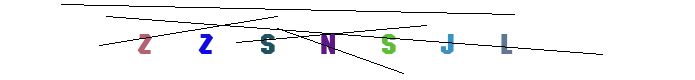
#> input picture zzsnsjl-0.png, 695 x 80 px, given in place of zzsnsjl-0.png.png, which was not available
$ jupyter execute line_detection_removal.ipynb   (shell and % lines are left out)   (text cells are left out)
#> lines starting #> are read from the running program, lines starting #| are printed output that depends on the picture; after the words box and inside, x2 and y2 are one past the last pixel; in counts of white or black regions, pixels touching at a corner belong together; pictures that were not available may be replaced by others from this repository, and a replacement may not be noted
[cell 1]
import matplotlib.pyplot as plt
import numpy as np
import cv2
from scipy.linalg import hadamard

[cell 2]
img_name = input("Enter image name: ")
#> the answer given: ../zzsnsjl-0.png
print("Selected", img_name)

[cell 3]
img = cv2.imread(f"original_images/{img_name}.png", 0)
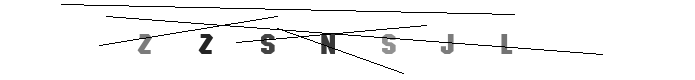
#> img: shape (80, 695); min 0, max 255, mean 245
plt.imshow(img, cmap="gray"), plt.axis("off"), plt.show()

[cell 4]
_, line_mask = cv2.threshold(img, 1, 255, cv2.THRESH_BINARY_INV)
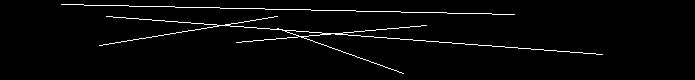
#> line_mask: shape (80, 695); 2.6% white in thin lines or dots, all inside (x1, y1, x2, y2) = (61, 4, 603, 74)
plt.imshow(line_mask, cmap="gray"), plt.axis("off"), plt.show()

[cell 5]
result = img.copy()
result[line_mask == 255] = 255
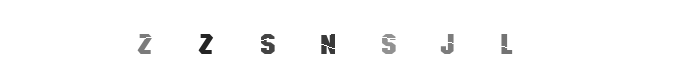
#> result: shape (80, 695); 2.57% of pixels changed, all inside (x1, y1, x2, y2) = (61, 4, 603, 74)
plt.imshow(result, cmap="gray"), plt.axis("off"), plt.show()

[cell 6]
blurred = cv2.GaussianBlur(result, (0, 0), 3)
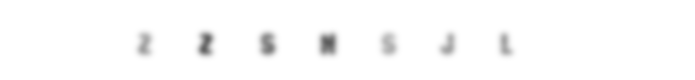
#> blurred: shape (80, 695); min 93, max 255, mean 251.5
sharpened = cv2.addWeighted(result, 1.5, blurred, -0.5, 0)
plt.imshow(sharpened, cmap="gray"), plt.axis("off"), plt.show()

[cell 7]
_, result_binary = cv2.threshold(sharpened, 250, 255, cv2.THRESH_BINARY_INV)
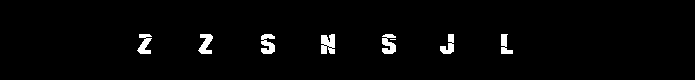
#> result_binary: shape (80, 695); 2.3% white; 8 white regions (1 under 20 px), largest, box (x1, y1, x2, y2) and area: (321, 34, 335, 54) 233, (261, 34, 275, 54) 200, (382, 34, 396, 54) 194
plt.imshow(result_binary, cmap="gray"), plt.axis("off"), plt.show()

$ run again, on zzt26-0.png
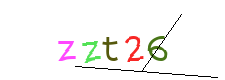
#> input picture zzt26-0.png, 225 x 80 px, given in place of zzt26-0.png.png, which was not available
#> `_, line_mask = cv2.threshold(img, 1, 255, cv2.THRESH_BINARY_INV)`:
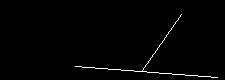
#> line_mask: shape (80, 225); 1.1% white in thin lines or dots, all inside (x1, y1, x2, y2) = (75, 14, 218, 78)
#> result: shape (80, 225); min 78, max 255, mean 249.4
#> `_, result_binary = cv2.threshold(sharpened, 250, 255, cv2.THRESH_BINAR..`:
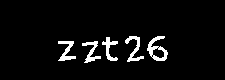
#> result_binary: shape (80, 225); 4.9% white; 5 white regions, box (x1, y1, x2, y2) and area: (147, 36, 168, 61) 224, (125, 36, 144, 62) 176, (58, 41, 76, 61) 163, (82, 41, 101, 63) 160, (102, 37, 118, 61) 151
